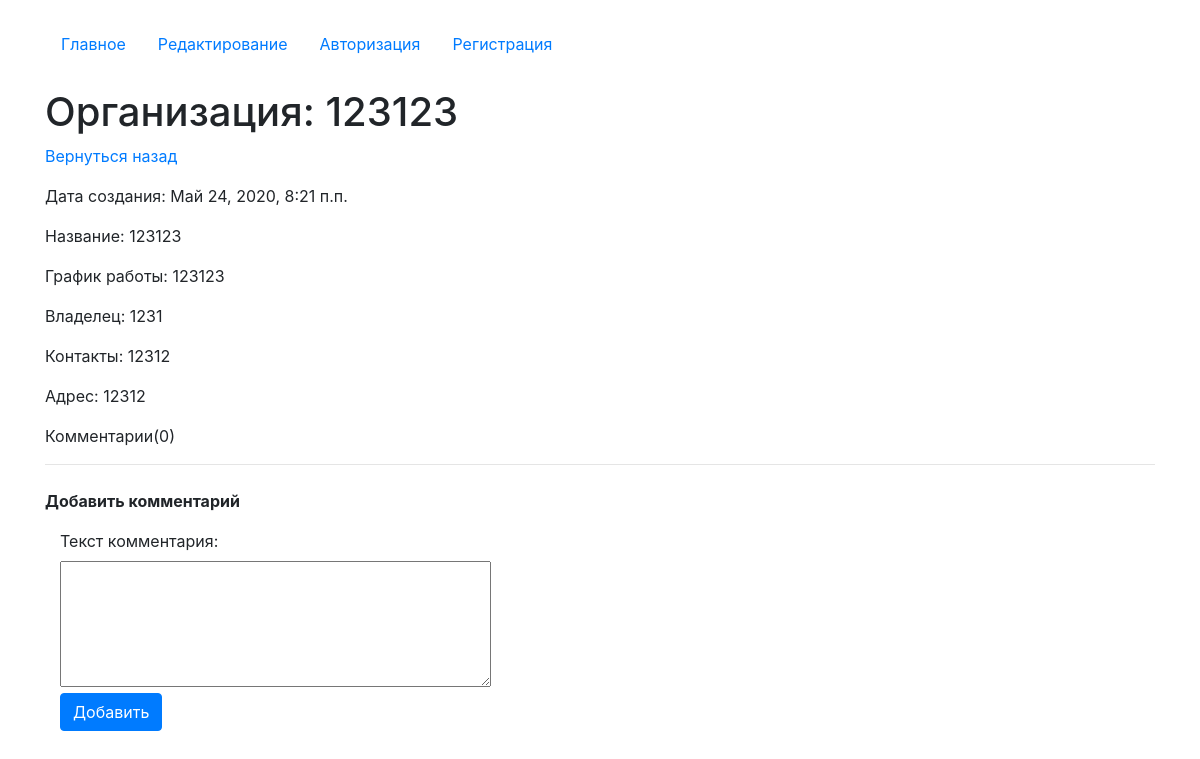
The app's page /detail/23/ with its own data.
### app/models.py (models this page shows, shortened)
class Organisation(models.Model):
    author = models.ForeignKey(User, on_delete=models.CASCADE, verbose_name='Создатель записи',blank=True, null=True)
    create_date = models.DateTimeField(auto_now=True)
    name = models.CharField(max_length=50, null=True, verbose_name='Название')
    schedule  = models.TextField(null=True, verbose_name='График работы')
    owner = models.CharField(max_length=50, null=True, verbose_name='Владелец')
    contacts = models.TextField(null=True, verbose_name='Контакты')
    address = models. CharField(max_length=200, null=True, verbose_name='Адрес')
    class Meta:
        verbose_name =  'Организация'
        verbose_name_plural = 'Организации'

### app/views.py (the view, shortened to what this page needs)
# urls.py: path('detail/<int:pk>/', views.HomeDetailView.as_view(), name='detail_page'),
class HomeDetailView(CustomSuccessMessageMixin, FormMixin, DetailView):
    model = Organisation
    template_name = 'detail.html'
    context_object_name = 'get_organisation'
    form_class = CommentForm
    success_msg = 'Комментарий успешно создан, ожидайте модерации'

### app/forms.py
class CommentForm(forms.ModelForm):
    class Meta:
        model = Comments
        fields = ('text', )
    def __init__(self, *args, **kwargs):
        super().__init__(*args, **kwargs)
        for field in self.fields:
            self.fields[field].widget.attrs['class'] = 'form-control'
        self.fields['text'].widget = Textarea(attrs={'rows':5})

### app/templates/detail.html (shortened to what this page needs)
{% extends 'index.html' %}
{% block content %}
    <h1 class="mt-4">Организация: {{get_organisation.name}}</h1>
    <p><a href="/">Вернуться назад</a></p>
    <p>Дата создания: {{get_organisation.create_date}}</p>
    <p>Название: {{get_organisation.name}}</p>
    <p>График работы: {{get_organisation.schedule}}</p>
    <p>Владелец: {{get_organisation.owner}}</p>
    <p>Контакты: {{get_organisation.contacts}}</p>
    <p>Адрес: {{get_organisation.address}}</p>
    <p>Комментарии({{get_organisation.comments_org.all.count}})</p>
    <hr>
<p class="mt-4"><b>Добавить комментарий</b></p>
<div class="col-4">
        <form id="add_form" method="post">
            {{form}}
        </form>
        <button form="add_form" type="submit" class="btn btn-primary">Добавить</button>
{% endblock %}

### records on screen
Organisation: name "123123", create_date "Май 24, 2020, 8:21 п.п.", schedule "123123", owner "1231", contacts "12312", address "12312", comments_org.all.count "0"
